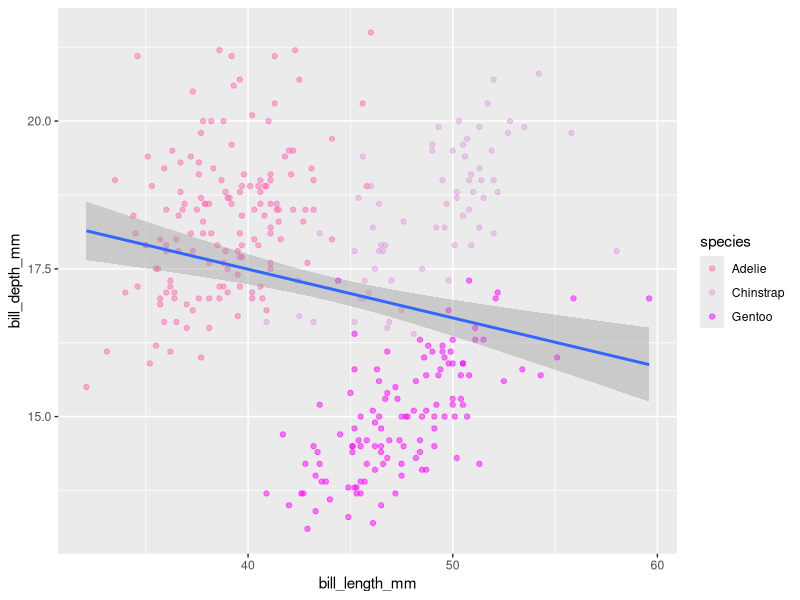
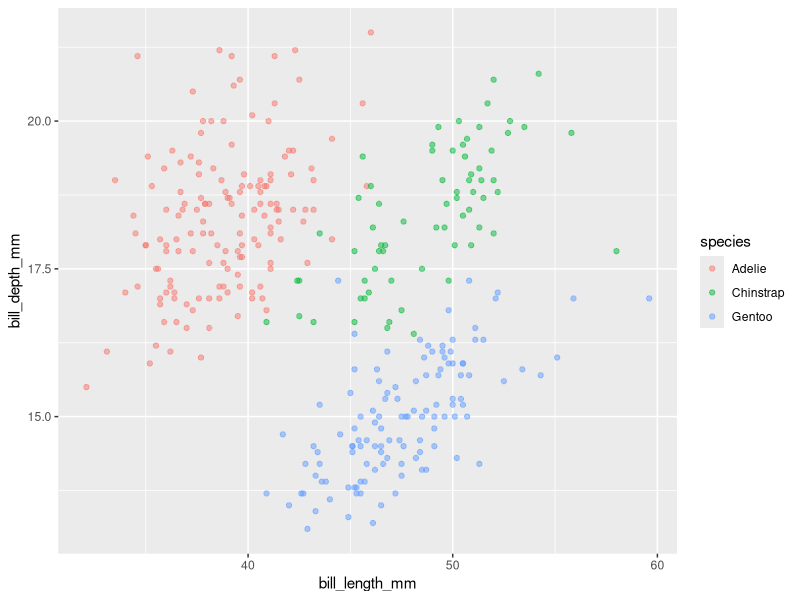
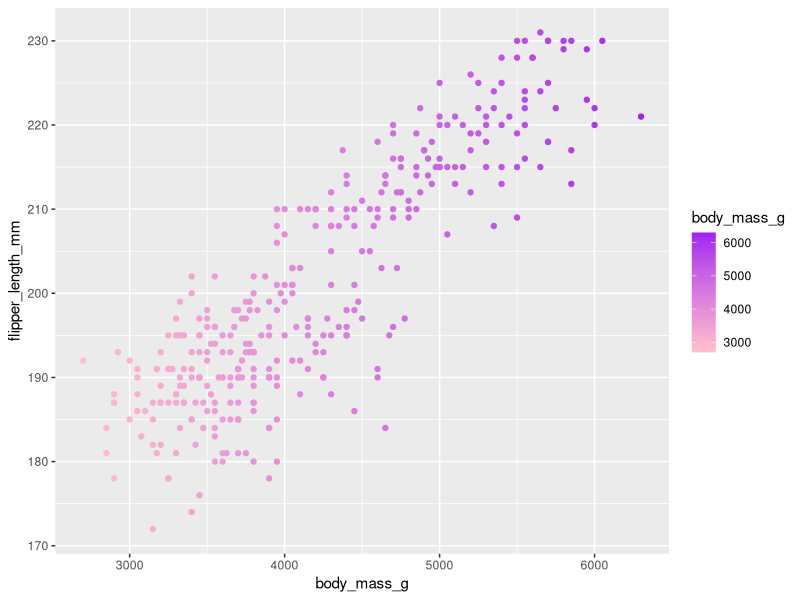
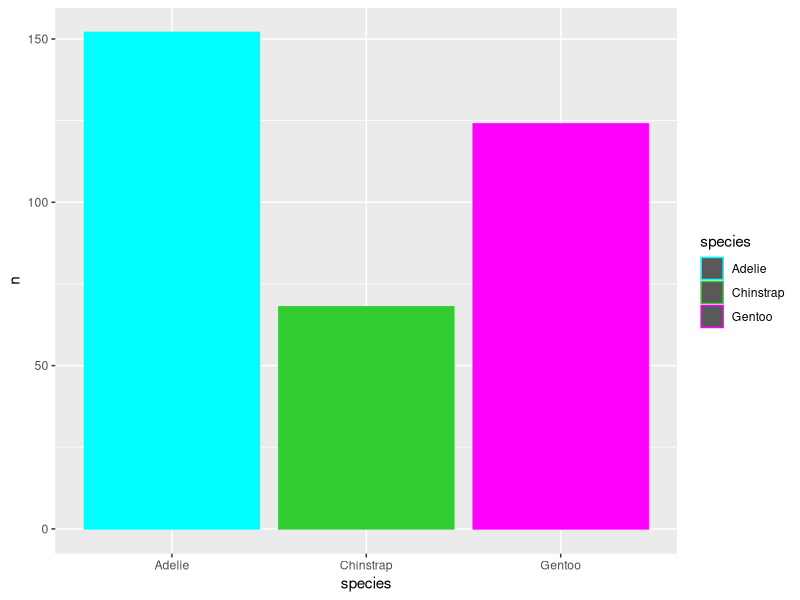
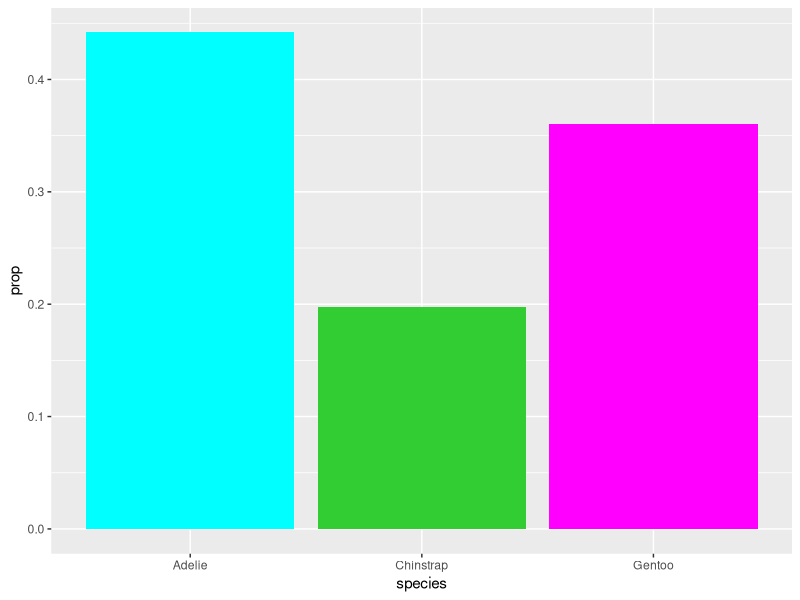
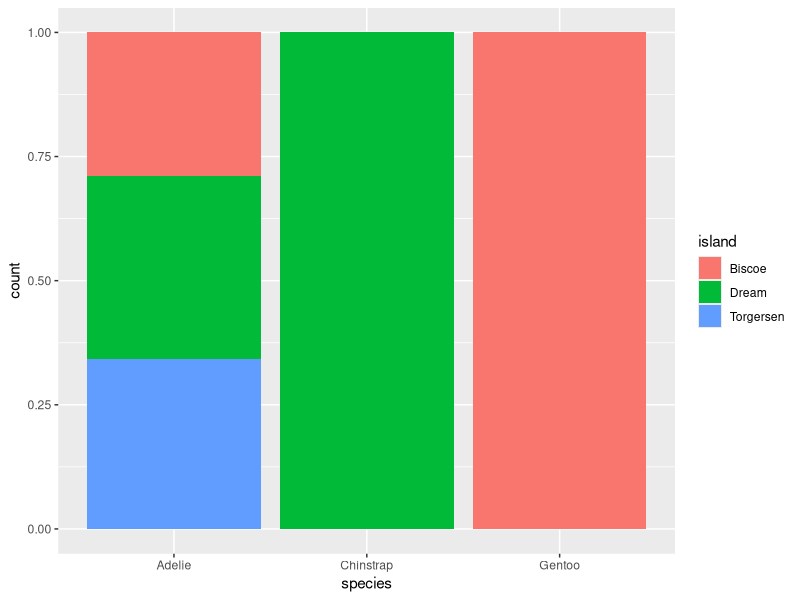

The R script that drew these images, in order: (Note: this script raises an error after producing the figures.)
## ---- chunk 1
library(tidyverse)
library(palmerpenguins)
## ---- chunk 2
# untidy data ----
temp_data_wide <- tribble(
  ~date, ~station1, ~station2,  ~station3,
  "2023-10-01", 30.1, 29.8,  31.2,
  "2023-11-01", 28.6, 29.1,  33.4,
  "2023-12-01", 29.9, 28.5,  32.3
)
## ---- chunk 3
# any column name including station, pivot
# and put them in a new column using names_to our new station_id column
# finally, move the values from the old station columns into a new column by the name of temp_c
temp_data_long <- temp_data_wide %>% 
  pivot_longer(cols = starts_with('station'),
               names_to = 'station_id',
               values_to = 'temp_c')
## ---- chunk 4
# This is giving us the structure of our data set
str(penguins)
## ---- chunk 5
ggplot(data = na.omit(penguins),
       mapping = aes(x = bill_length_mm,
                     y = bill_depth_mm)) +
  geom_point(aes(col = species),
             alpha = .5) +
  geom_smooth(method = 'lm') +
  scale_color_manual(values = c('hotpink','plum','magenta'))
## ---- chunk 6
ggplot() +
  geom_point(aes(x = bill_length_mm,
                 y = bill_depth_mm,
                 col = species),
             data = na.omit(penguins),
             alpha = .5) +
  geom_smooth(method = 'lm')
## ---- chunk 7
ggplot(na.omit(penguins), aes(x = body_mass_g,
                     y = flipper_length_mm,
                     color = body_mass_g)) +
  geom_point() +
  scale_color_gradient(low = "pink", high = 'purple')
## ---- chunk 8
penguins_summary <- penguins %>% 
  count(species)
## ---- chunk 9
colors =  c('cyan', 'limegreen', 'magenta')

ggplot(penguins_summary, aes(x = species,
                              y = n,
                              col = species)) +
  geom_bar(stat = 'identity',
           fill = colors) +
  scale_color_manual(values = c('cyan', 'limegreen', 'magenta')) 
## ---- chunk 10
ggplot(penguins, aes(x = species, 
                     y = after_stat(prop),
                     group = 1)) +
  geom_bar(fill = colors)
## ---- chunk 11
filling = c('hotpink','plum','magenta')

ggplot(penguins, aes(x = species, fill = island)) +
  geom_bar(position = 'fill')
## ---- chunk 12
ggplot(penguins, aes(x = species, fill = island)) +
  geom_bar(position = position_dodge_2(preserve = 'single'))
## ---- chunk 13
ggplot(penguins, aes(x = species)) +
  geom_bar(fill = filling) +
  coord_cartesian()
## ---- chunk 14
ggplot(penguins, aes(x = species)) +
  geom_bar(fill = filling) +
  coord_flip()
## ---- chunk 15
ggplot(penguins, aes(x = species)) +
  geom_bar(fill = filling) + 
  coord_polar() + 
  theme_classic() +
  theme( # this is where most customization happens
    axis.title = element_text(size = 17,
                              color = 'purple')
  )
